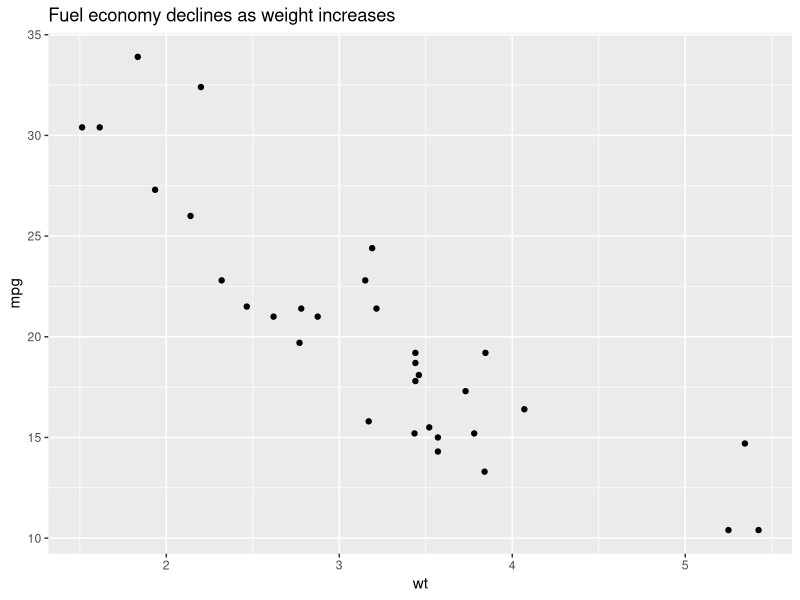
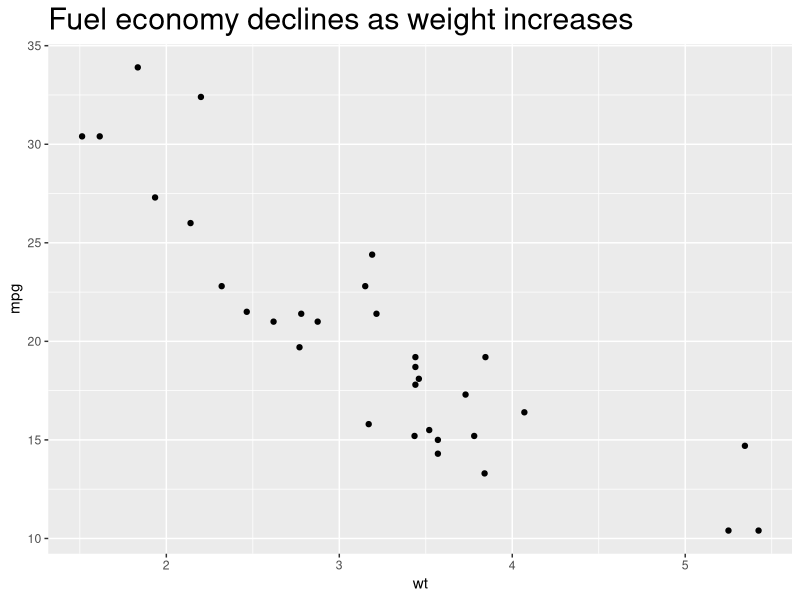
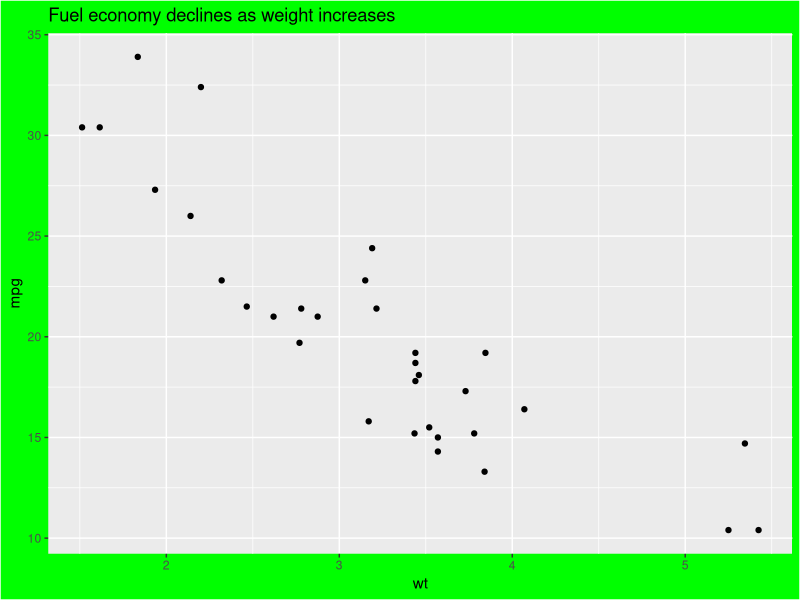
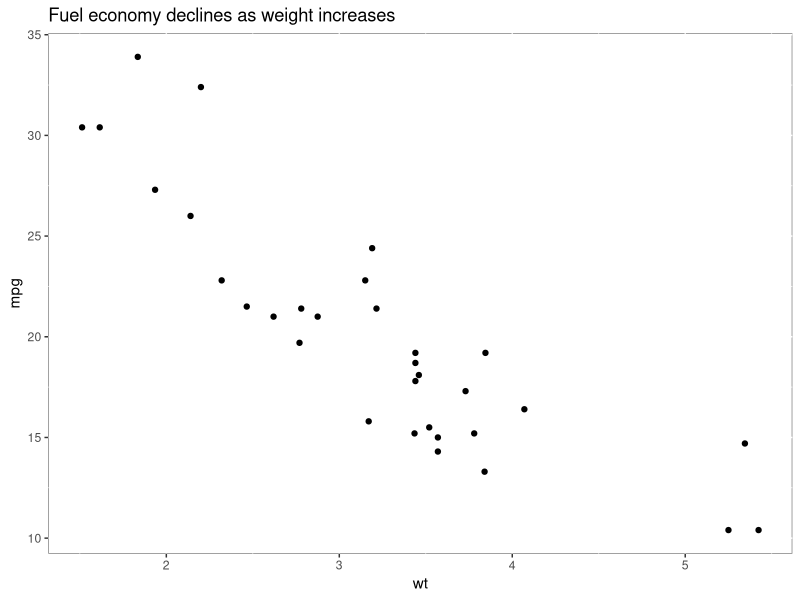
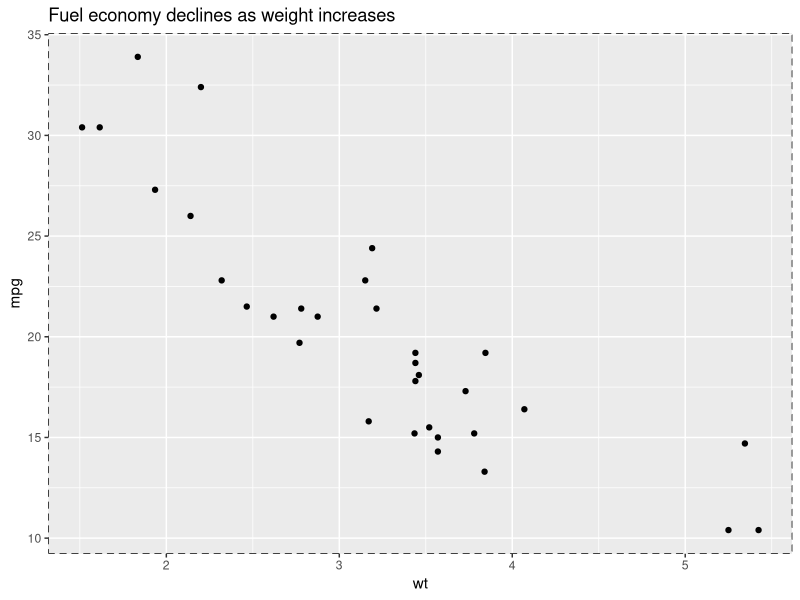
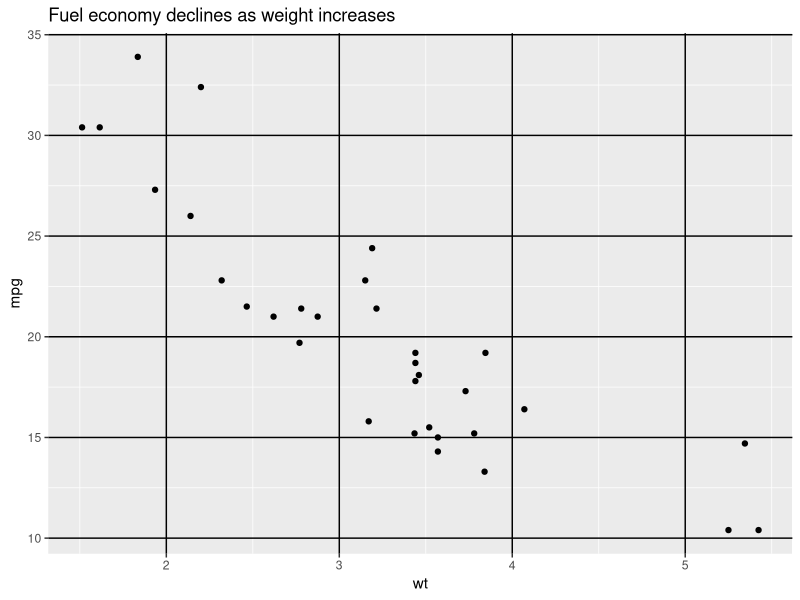
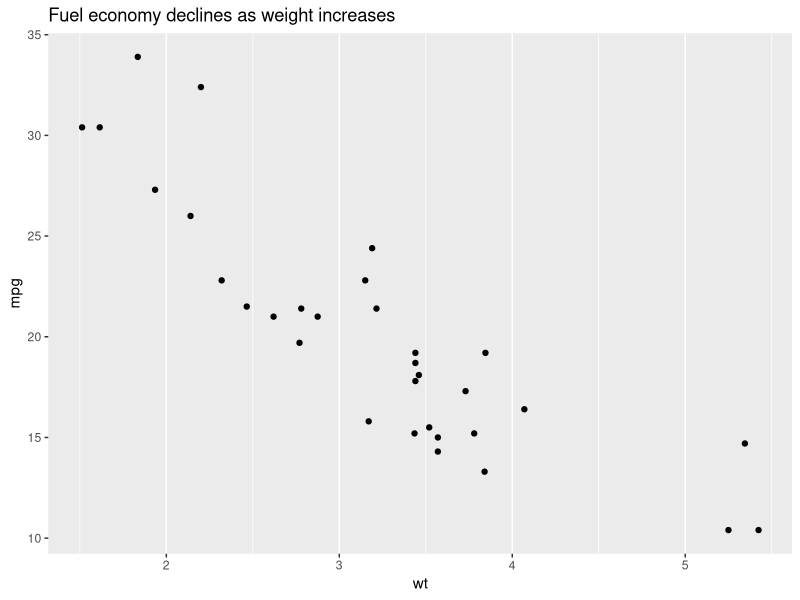
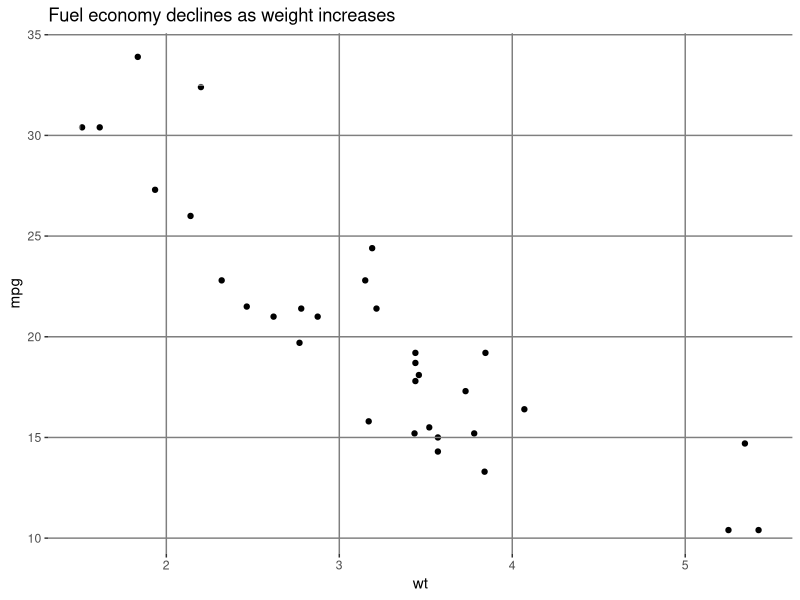

Source code (R) for these figures, in order:
library(ggplot2)


### Name: theme
### Title: Modify components of a theme
### Aliases: theme

### ** Examples

p1 <- ggplot(mtcars, aes(wt, mpg)) +
  geom_point() +
  labs(title = "Fuel economy declines as weight increases")
p1

# Plot ---------------------------------------------------------------------
p1 + theme(plot.title = element_text(size = rel(2)))
p1 + theme(plot.background = element_rect(fill = "green"))

# Panels --------------------------------------------------------------------

p1 + theme(panel.background = element_rect(fill = "white", colour = "grey50"))
p1 + theme(panel.border = element_rect(linetype = "dashed", fill = NA))
p1 + theme(panel.grid.major = element_line(colour = "black"))
p1 + theme(
  panel.grid.major.y = element_blank(),
  panel.grid.minor.y = element_blank()
)

# Put gridlines on top of data
p1 + theme(
  panel.background = element_rect(fill = NA),
  panel.grid.major = element_line(colour = "grey50"),
  panel.ontop = TRUE
)

# Axes ----------------------------------------------------------------------
p1 + theme(axis.line = element_line(size = 3, colour = "grey80"))
p1 + theme(axis.text = element_text(colour = "blue"))
p1 + theme(axis.ticks = element_line(size = 2))
p1 + theme(axis.ticks.length = unit(.25, "cm"))
p1 + theme(axis.title.y = element_text(size = rel(1.5), angle = 90))

## No test: 
# Legend --------------------------------------------------------------------
p2 <- ggplot(mtcars, aes(wt, mpg)) +
  geom_point(aes(colour = factor(cyl), shape = factor(vs))) +
  labs(
    x = "Weight (1000 lbs)",
    y = "Fuel economy (mpg)",
    colour = "Cylinders",
    shape = "Transmission"
   )
p2

# Position
p2 + theme(legend.position = "none")
p2 + theme(legend.justification = "top")
p2 + theme(legend.position = "bottom")

# Or place legends inside the plot using relative coordinates between 0 and 1
# legend.justification sets the corner that the position refers to
p2 + theme(
  legend.position = c(.95, .95),
  legend.justification = c("right", "top"),
  legend.box.just = "right",
  legend.margin = margin(6, 6, 6, 6)
)

# The legend.box properties work similarly for the space around
# all the legends
p2 + theme(
  legend.box.background = element_rect(),
  legend.box.margin = margin(6, 6, 6, 6)
)

# You can also control the display of the keys
# and the justification related to the plot area can be set
p2 + theme(legend.key = element_rect(fill = "white", colour = "black"))
p2 + theme(legend.text = element_text(size = 8, colour = "red"))
p2 + theme(legend.title = element_text(face = "bold"))

# Strips --------------------------------------------------------------------

p3 <- ggplot(mtcars, aes(wt, mpg)) +
  geom_point() +
  facet_wrap(~ cyl)
p3

p3 + theme(strip.background = element_rect(colour = "black", fill = "white"))
p3 + theme(strip.text.x = element_text(colour = "white", face = "bold"))
p3 + theme(panel.spacing = unit(1, "lines"))
## End(No test)
